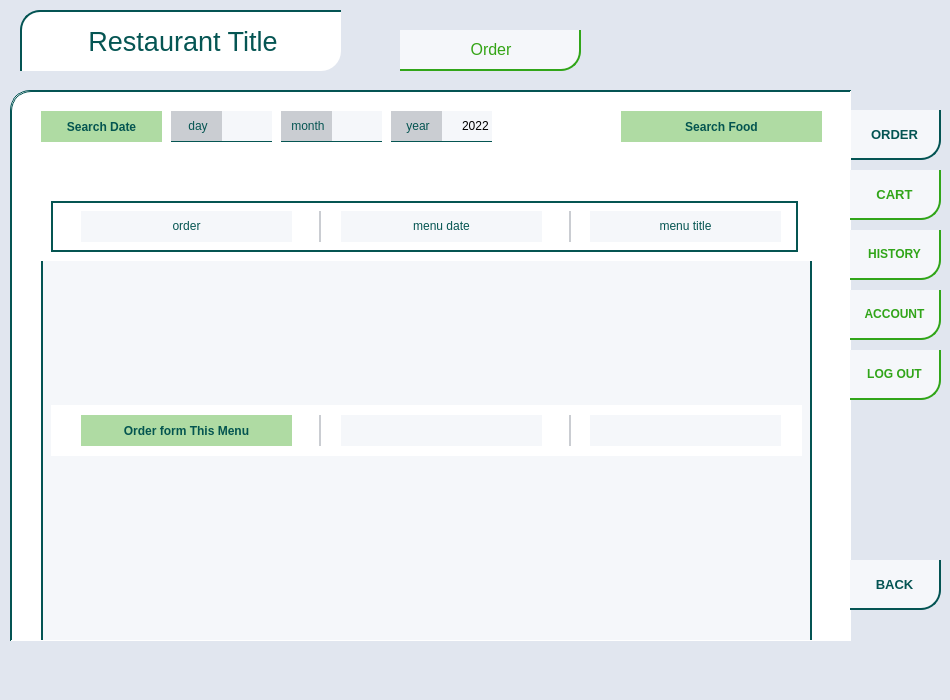
<?xml version="1.0" encoding="UTF-8"?>
<ui version="4.0">
 <class>MainWindow</class>
 <widget class="QMainWindow" name="MainWindow">
  <property name="geometry">
   <rect>
    <x>0</x>
    <y>0</y>
    <width>950</width>
    <height>700</height>
   </rect>
  </property>
  <property name="sizePolicy">
   <sizepolicy hsizetype="Fixed" vsizetype="Fixed">
    <horstretch>0</horstretch>
    <verstretch>0</verstretch>
   </sizepolicy>
  </property>
  <property name="windowTitle">
   <string>MainWindow</string>
  </property>
  <property name="styleSheet">
   <string notr="true">background-color: rgb(225, 230, 239);</string>
  </property>
  <widget class="QWidget" name="centralwidget">
   <property name="sizePolicy">
    <sizepolicy hsizetype="Fixed" vsizetype="Fixed">
     <horstretch>0</horstretch>
     <verstretch>0</verstretch>
    </sizepolicy>
   </property>
   <widget class="QPushButton" name="orderBtn">
    <property name="geometry">
     <rect>
      <x>850</x>
      <y>110</y>
      <width>91</width>
      <height>50</height>
     </rect>
    </property>
    <property name="styleSheet">
     <string notr="true">border-color: rgb(4, 84, 83);
background-color: rgb(245, 247, 250);
border-style : solid;
border-bottom-width : 2px;
border-right-width : 2px;
border-bottom-right-radius: 20px;
box-shadow: 10px 10px 5px -5px #666;
color : rgb(4, 84, 83);
font-weight : 500;
font-size: 10pt;</string>
    </property>
    <property name="text">
     <string>ORDER</string>
    </property>
   </widget>
   <widget class="QScrollArea" name="scrollArea">
    <property name="geometry">
     <rect>
      <x>10</x>
      <y>90</y>
      <width>841</width>
      <height>551</height>
     </rect>
    </property>
    <property name="sizePolicy">
     <sizepolicy hsizetype="Fixed" vsizetype="Fixed">
      <horstretch>0</horstretch>
      <verstretch>0</verstretch>
     </sizepolicy>
    </property>
    <property name="styleSheet">
     <string notr="true">border-color: rgb(4, 84, 83);
background-color: rgb(255, 255, 255);
border-style : solid;
border-width : 1px;
border-right-width : 0px;
border-bottom-width : 0px;
border-top-left-radius : 20px;
border-bottom-right-radius: 0px;
</string>
    </property>
    <property name="widgetResizable">
     <bool>true</bool>
    </property>
    <widget class="QWidget" name="scrollAreaWidgetContents">
     <property name="geometry">
      <rect>
       <x>0</x>
       <y>0</y>
       <width>839</width>
       <height>549</height>
      </rect>
     </property>
     <widget class="QLineEdit" name="dayEdit">
      <property name="geometry">
       <rect>
        <x>210</x>
        <y>20</y>
        <width>51</width>
        <height>31</height>
       </rect>
      </property>
      <property name="styleSheet">
       <string notr="true">border-width:0px;
border-bottom-width : 1px;
border-color: rgb(5, 85, 82);
border-radius:0px;
background-color: rgb(245, 247, 250);
padding-left:20px;
</string>
      </property>
     </widget>
     <widget class="QPushButton" name="searchDateBtn">
      <property name="geometry">
       <rect>
        <x>30</x>
        <y>20</y>
        <width>121</width>
        <height>31</height>
       </rect>
      </property>
      <property name="styleSheet">
       <string notr="true">border-width:0px;
color: rgb(4, 85, 80);
background-color: rgb(52, 163, 21, 100);
border-bottom-width : 0px;
border-color: rgb(5, 85, 82);
border-radius:0px;
font-weight : 500;
font-size: 9pt;


</string>
      </property>
      <property name="text">
       <string>Search Date</string>
      </property>
     </widget>
     <widget class="QLabel" name="dayLabel">
      <property name="geometry">
       <rect>
        <x>160</x>
        <y>20</y>
        <width>51</width>
        <height>31</height>
       </rect>
      </property>
      <property name="styleSheet">
       <string notr="true">border-width:0px;
border-bottom-width : 1px;
border-color: rgb(5, 85, 82);
border-radius:0px;
background-color: rgb(202, 205, 210);

</string>
      </property>
      <property name="text">
       <string>&lt;html&gt;&lt;head/&gt;&lt;body&gt;&lt;p align=&quot;center&quot;&gt;&lt;span style=&quot; color:#055552;&quot;&gt;day&lt;/span&gt;&lt;/p&gt;&lt;/body&gt;&lt;/html&gt;</string>
      </property>
     </widget>
     <widget class="QLineEdit" name="monthEdit">
      <property name="geometry">
       <rect>
        <x>320</x>
        <y>20</y>
        <width>51</width>
        <height>31</height>
       </rect>
      </property>
      <property name="styleSheet">
       <string notr="true">border-width:0px;
border-bottom-width : 1px;
border-color: rgb(5, 85, 82);
border-radius:0px;
background-color: rgb(245, 247, 250);
padding-left:20px;
</string>
      </property>
     </widget>
     <widget class="QLabel" name="monthLabel">
      <property name="geometry">
       <rect>
        <x>270</x>
        <y>20</y>
        <width>51</width>
        <height>31</height>
       </rect>
      </property>
      <property name="styleSheet">
       <string notr="true">border-width:0px;
border-bottom-width : 1px;
border-color: rgb(5, 85, 82);
border-radius:0px;
background-color: rgb(202, 205, 210);

</string>
      </property>
      <property name="text">
       <string>&lt;html&gt;&lt;head/&gt;&lt;body&gt;&lt;p align=&quot;center&quot;&gt;&lt;span style=&quot; color:#055552;&quot;&gt;month&lt;/span&gt;&lt;/p&gt;&lt;/body&gt;&lt;/html&gt;</string>
      </property>
     </widget>
     <widget class="QLineEdit" name="yearEdit">
      <property name="geometry">
       <rect>
        <x>430</x>
        <y>20</y>
        <width>51</width>
        <height>31</height>
       </rect>
      </property>
      <property name="styleSheet">
       <string notr="true">border-width:0px;
border-bottom-width : 1px;
border-color: rgb(5, 85, 82);
border-radius:0px;
background-color: rgb(245, 247, 250);
padding-left:20px;
</string>
      </property>
      <property name="text">
       <string>2022</string>
      </property>
     </widget>
     <widget class="QLabel" name="yearLabel">
      <property name="geometry">
       <rect>
        <x>380</x>
        <y>20</y>
        <width>51</width>
        <height>31</height>
       </rect>
      </property>
      <property name="styleSheet">
       <string notr="true">border-width:0px;
border-bottom-width : 1px;
border-color: rgb(5, 85, 82);
border-radius:0px;
background-color: rgb(202, 205, 210);

</string>
      </property>
      <property name="text">
       <string>&lt;html&gt;&lt;head/&gt;&lt;body&gt;&lt;p align=&quot;center&quot;&gt;&lt;span style=&quot; color:#055552;&quot;&gt;year&lt;/span&gt;&lt;/p&gt;&lt;/body&gt;&lt;/html&gt;</string>
      </property>
     </widget>
     <widget class="QPushButton" name="SearchFoodBtn">
      <property name="geometry">
       <rect>
        <x>610</x>
        <y>20</y>
        <width>201</width>
        <height>31</height>
       </rect>
      </property>
      <property name="styleSheet">
       <string notr="true">border-width:0px;
color: rgb(4, 85, 80);
background-color: rgb(52, 163, 21, 100);
border-bottom-width : 0px;
border-color: rgb(5, 85, 82);
border-radius:0px;
font-weight : 500;
font-size: 9pt;


</string>
      </property>
      <property name="text">
       <string>Search Food</string>
      </property>
     </widget>
     <widget class="QWidget" name="foodWidget_2" native="true">
      <property name="geometry">
       <rect>
        <x>40</x>
        <y>110</y>
        <width>747</width>
        <height>51</height>
       </rect>
      </property>
      <property name="minimumSize">
       <size>
        <width>0</width>
        <height>51</height>
       </size>
      </property>
      <property name="maximumSize">
       <size>
        <width>16777215</width>
        <height>51</height>
       </size>
      </property>
      <property name="styleSheet">
       <string notr="true">background-color: rgb(255, 255, 255);
border-width : 2px;
border-radius : 0;
border-style : solid;
border-color: rgb(5, 85, 82);

</string>
      </property>
      <widget class="QLabel" name="menuDateTitleLabel">
       <property name="geometry">
        <rect>
         <x>290</x>
         <y>10</y>
         <width>201</width>
         <height>31</height>
        </rect>
       </property>
       <property name="sizePolicy">
        <sizepolicy hsizetype="Preferred" vsizetype="Preferred">
         <horstretch>0</horstretch>
         <verstretch>0</verstretch>
        </sizepolicy>
       </property>
       <property name="minimumSize">
        <size>
         <width>0</width>
         <height>0</height>
        </size>
       </property>
       <property name="styleSheet">
        <string notr="true">border-width:0px;
background-color: rgb(245, 247, 250);
border-color: rgb(5, 85, 82);
border-radius:0px;
background-color: rgb(245, 247, 250);
</string>
       </property>
       <property name="text">
        <string>&lt;html&gt;&lt;head/&gt;&lt;body&gt;&lt;p align=&quot;center&quot;&gt;&lt;span style=&quot; color:#055552;&quot;&gt;menu date&lt;/span&gt;&lt;/p&gt;&lt;/body&gt;&lt;/html&gt;</string>
       </property>
      </widget>
      <widget class="QWidget" name="divider1_2" native="true">
       <property name="geometry">
        <rect>
         <x>250</x>
         <y>10</y>
         <width>20</width>
         <height>31</height>
        </rect>
       </property>
       <property name="styleSheet">
        <string notr="true">border-width : 0px;
border-right-width : 2px;
border-color: rgb(202, 205, 210);</string>
       </property>
      </widget>
      <widget class="QWidget" name="divider2_2" native="true">
       <property name="geometry">
        <rect>
         <x>500</x>
         <y>10</y>
         <width>20</width>
         <height>31</height>
        </rect>
       </property>
       <property name="styleSheet">
        <string notr="true">border-width : 0px;
border-right-width : 2px;
border-color: rgb(202, 205, 210);</string>
       </property>
      </widget>
      <widget class="QLabel" name="orderTitleLabel">
       <property name="geometry">
        <rect>
         <x>30</x>
         <y>10</y>
         <width>211</width>
         <height>31</height>
        </rect>
       </property>
       <property name="sizePolicy">
        <sizepolicy hsizetype="Fixed" vsizetype="Fixed">
         <horstretch>0</horstretch>
         <verstretch>0</verstretch>
        </sizepolicy>
       </property>
       <property name="minimumSize">
        <size>
         <width>0</width>
         <height>0</height>
        </size>
       </property>
       <property name="styleSheet">
        <string notr="true">border-width:0px;
background-color: rgb(245, 247, 250);
border-color: rgb(5, 85, 82);
border-radius:0px;
background-color: rgb(245, 247, 250);
</string>
       </property>
       <property name="text">
        <string>&lt;html&gt;&lt;head/&gt;&lt;body&gt;&lt;p align=&quot;center&quot;&gt;&lt;span style=&quot; color:#055552;&quot;&gt;order&lt;/span&gt;&lt;/p&gt;&lt;/body&gt;&lt;/html&gt;</string>
       </property>
      </widget>
      <widget class="QLabel" name="menuTitleTitleLabel">
       <property name="geometry">
        <rect>
         <x>539</x>
         <y>10</y>
         <width>191</width>
         <height>31</height>
        </rect>
       </property>
       <property name="sizePolicy">
        <sizepolicy hsizetype="Fixed" vsizetype="Fixed">
         <horstretch>0</horstretch>
         <verstretch>0</verstretch>
        </sizepolicy>
       </property>
       <property name="minimumSize">
        <size>
         <width>0</width>
         <height>0</height>
        </size>
       </property>
       <property name="styleSheet">
        <string notr="true">border-width:0px;
background-color: rgb(245, 247, 250);
border-color: rgb(5, 85, 82);
border-radius:0px;
background-color: rgb(245, 247, 250);
</string>
       </property>
       <property name="text">
        <string>&lt;html&gt;&lt;head/&gt;&lt;body&gt;&lt;p align=&quot;center&quot;&gt;&lt;span style=&quot; color:#055552;&quot;&gt;menu title&lt;/span&gt;&lt;/p&gt;&lt;/body&gt;&lt;/html&gt;</string>
       </property>
      </widget>
     </widget>
     <widget class="QScrollArea" name="menusScrollArea">
      <property name="geometry">
       <rect>
        <x>30</x>
        <y>170</y>
        <width>771</width>
        <height>381</height>
       </rect>
      </property>
      <property name="styleSheet">
       <string notr="true">border-radius : 0px;
border-width : 0px;
border-left-width : 1px;
border-right-width : 1px;
background-color: rgb(245, 247, 250);</string>
      </property>
      <property name="widgetResizable">
       <bool>true</bool>
      </property>
      <widget class="QWidget" name="scrollAreaWidgetContents_3">
       <property name="geometry">
        <rect>
         <x>0</x>
         <y>0</y>
         <width>769</width>
         <height>379</height>
        </rect>
       </property>
       <layout class="QVBoxLayout" name="verticalLayout">
        <item>
         <widget class="QWidget" name="menuWidget" native="true">
          <property name="minimumSize">
           <size>
            <width>0</width>
            <height>51</height>
           </size>
          </property>
          <property name="maximumSize">
           <size>
            <width>16777215</width>
            <height>51</height>
           </size>
          </property>
          <property name="styleSheet">
           <string notr="true">background-color: rgb(255, 255, 255);
border-width : 0px;
border-style : solid;

</string>
          </property>
          <widget class="QLabel" name="menuDateLabel">
           <property name="geometry">
            <rect>
             <x>290</x>
             <y>10</y>
             <width>201</width>
             <height>31</height>
            </rect>
           </property>
           <property name="sizePolicy">
            <sizepolicy hsizetype="Preferred" vsizetype="Preferred">
             <horstretch>0</horstretch>
             <verstretch>0</verstretch>
            </sizepolicy>
           </property>
           <property name="minimumSize">
            <size>
             <width>0</width>
             <height>0</height>
            </size>
           </property>
           <property name="styleSheet">
            <string notr="true">border-width:0px;
background-color: rgb(245, 247, 250);
border-color: rgb(5, 85, 82);
border-radius:0px;
background-color: rgb(245, 247, 250);
</string>
           </property>
           <property name="text">
            <string>&lt;html&gt;&lt;head/&gt;&lt;body&gt;&lt;p align=&quot;center&quot;&gt;&lt;span style=&quot; color:#055552;&quot;&gt;&lt;/span&gt;&lt;/p&gt;&lt;/body&gt;&lt;/html&gt;</string>
           </property>
          </widget>
          <widget class="QWidget" name="divider1" native="true">
           <property name="geometry">
            <rect>
             <x>250</x>
             <y>10</y>
             <width>20</width>
             <height>31</height>
            </rect>
           </property>
           <property name="styleSheet">
            <string notr="true">border-width : 0px;
border-right-width : 2px;
border-color: rgb(202, 205, 210);</string>
           </property>
          </widget>
          <widget class="QWidget" name="divider2" native="true">
           <property name="geometry">
            <rect>
             <x>500</x>
             <y>10</y>
             <width>20</width>
             <height>31</height>
            </rect>
           </property>
           <property name="styleSheet">
            <string notr="true">border-width : 0px;
border-right-width : 2px;
border-color: rgb(202, 205, 210);</string>
           </property>
          </widget>
          <widget class="QLabel" name="menuTitleLabel">
           <property name="geometry">
            <rect>
             <x>539</x>
             <y>10</y>
             <width>191</width>
             <height>31</height>
            </rect>
           </property>
           <property name="sizePolicy">
            <sizepolicy hsizetype="Fixed" vsizetype="Fixed">
             <horstretch>0</horstretch>
             <verstretch>0</verstretch>
            </sizepolicy>
           </property>
           <property name="minimumSize">
            <size>
             <width>0</width>
             <height>0</height>
            </size>
           </property>
           <property name="styleSheet">
            <string notr="true">border-width:0px;
background-color: rgb(245, 247, 250);
border-color: rgb(5, 85, 82);
border-radius:0px;
background-color: rgb(245, 247, 250);
</string>
           </property>
           <property name="text">
            <string>&lt;html&gt;&lt;head/&gt;&lt;body&gt;&lt;p align=&quot;center&quot;&gt;&lt;span style=&quot; color:#055552;&quot;&gt;&lt;/span&gt;&lt;/p&gt;&lt;/body&gt;&lt;/html&gt;</string>
           </property>
          </widget>
          <widget class="QPushButton" name="menuBtn">
           <property name="geometry">
            <rect>
             <x>30</x>
             <y>10</y>
             <width>211</width>
             <height>31</height>
            </rect>
           </property>
           <property name="styleSheet">
            <string notr="true">border-width:0px;
color: rgb(4, 85, 80);
background-color: rgb(52, 163, 21, 100);
border-bottom-width : 0px;
border-color: rgb(5, 85, 82);
border-radius:0px;
font-weight : 500;
font-size: 9pt;


</string>
           </property>
           <property name="text">
            <string>Order form This Menu</string>
           </property>
          </widget>
         </widget>
        </item>
        <item>
         <spacer name="verticalSpacer">
          <property name="orientation">
           <enum>Qt::Vertical</enum>
          </property>
          <property name="sizeType">
           <enum>QSizePolicy::Preferred</enum>
          </property>
          <property name="sizeHint" stdset="0">
           <size>
            <width>20</width>
            <height>40</height>
           </size>
          </property>
         </spacer>
        </item>
       </layout>
      </widget>
     </widget>
    </widget>
   </widget>
   <widget class="QPushButton" name="historyBtn">
    <property name="geometry">
     <rect>
      <x>850</x>
      <y>230</y>
      <width>91</width>
      <height>50</height>
     </rect>
    </property>
    <property name="styleSheet">
     <string notr="true">border-color : rgb(49, 165, 25);
background-color: rgb(245, 247, 250);
border-style : solid;
border-bottom-width : 2px;
border-right-width : 2px;
border-bottom-right-radius: 20px;
box-shadow: 10px 10px 5px -5px #666;
color : rgb(49, 165, 25);
font-weight : 500;
font-size: 9pt;</string>
    </property>
    <property name="text">
     <string>HISTORY</string>
    </property>
   </widget>
   <widget class="QPushButton" name="logoutBtn">
    <property name="geometry">
     <rect>
      <x>850</x>
      <y>350</y>
      <width>91</width>
      <height>50</height>
     </rect>
    </property>
    <property name="styleSheet">
     <string notr="true">border-color : rgb(49, 165, 25);
background-color: rgb(245, 247, 250);
border-style : solid;
border-bottom-width : 2px;
border-right-width : 2px;
border-bottom-right-radius: 20px;
box-shadow: 10px 10px 5px -5px #666;
color : rgb(49, 165, 25);
font-weight : 500;
font-size: 9pt;</string>
    </property>
    <property name="text">
     <string>LOG OUT</string>
    </property>
   </widget>
   <widget class="QPushButton" name="accountBtn">
    <property name="geometry">
     <rect>
      <x>850</x>
      <y>290</y>
      <width>91</width>
      <height>50</height>
     </rect>
    </property>
    <property name="styleSheet">
     <string notr="true">border-color : rgb(49, 165, 25);
background-color: rgb(245, 247, 250);
border-style : solid;
border-bottom-width : 2px;
border-right-width : 2px;
border-bottom-right-radius: 20px;
box-shadow: 10px 10px 5px -5px #666;
color : rgb(49, 165, 25);
font-weight : 500;
font-size: 9pt;</string>
    </property>
    <property name="text">
     <string>ACCOUNT</string>
    </property>
   </widget>
   <widget class="QPushButton" name="cartBtn">
    <property name="geometry">
     <rect>
      <x>850</x>
      <y>170</y>
      <width>91</width>
      <height>50</height>
     </rect>
    </property>
    <property name="styleSheet">
     <string notr="true">border-color: rgb(49, 165, 25);
background-color: rgb(245, 247, 250);
border-style : solid;
border-bottom-width : 2px;
border-right-width : 2px;
border-bottom-right-radius: 20px;
box-shadow: 10px 10px 5px -5px #666;
color : rgb(49, 165, 25);
font-weight : 500;
font-size: 10pt;</string>
    </property>
    <property name="text">
     <string>CART</string>
    </property>
   </widget>
   <widget class="QPushButton" name="backBtn">
    <property name="geometry">
     <rect>
      <x>850</x>
      <y>560</y>
      <width>91</width>
      <height>50</height>
     </rect>
    </property>
    <property name="styleSheet">
     <string notr="true">border-color: rgb(4, 84, 83);
background-color: rgb(245, 247, 250);
border-style : solid;
border-bottom-width : 2px;
border-right-width : 2px;
border-bottom-right-radius: 20px;
box-shadow: 10px 10px 5px -5px #666;
color: rgb(4, 84, 83);
font-weight : 500;
font-size: 10pt;</string>
    </property>
    <property name="text">
     <string>BACK</string>
    </property>
   </widget>
   <widget class="QLabel" name="mainTitle">
    <property name="geometry">
     <rect>
      <x>20</x>
      <y>10</y>
      <width>321</width>
      <height>61</height>
     </rect>
    </property>
    <property name="toolTip">
     <string>&lt;html&gt;&lt;head/&gt;&lt;body&gt;&lt;p align=&quot;center&quot;&gt;&lt;br/&gt;&lt;/p&gt;&lt;/body&gt;&lt;/html&gt;</string>
    </property>
    <property name="whatsThis">
     <string>&lt;html&gt;&lt;head/&gt;&lt;body&gt;&lt;p align=&quot;center&quot;&gt;&lt;br/&gt;&lt;/p&gt;&lt;/body&gt;&lt;/html&gt;</string>
    </property>
    <property name="styleSheet">
     <string notr="true">border-color: rgb(4, 84, 83);
background-color: rgb(255, 255, 255);
border-style : solid;
border-width : 2px;
border-right-width : 0px;
border-bottom-width : 0px;
border-top-left-radius : 20px;
border-bottom-right-radius: 20px;
text-align: center;
</string>
    </property>
    <property name="text">
     <string>&lt;html&gt;&lt;head/&gt;&lt;body&gt;&lt;p align=&quot;center&quot;&gt;&lt;span style=&quot; font-size:20pt; color:#055553;&quot;&gt;Restaurant Title&lt;/span&gt;&lt;/p&gt;&lt;/body&gt;&lt;/html&gt;</string>
    </property>
   </widget>
   <widget class="QLabel" name="windowTitle">
    <property name="geometry">
     <rect>
      <x>400</x>
      <y>30</y>
      <width>181</width>
      <height>41</height>
     </rect>
    </property>
    <property name="styleSheet">
     <string notr="true">border-color : rgb(49, 165, 25);
background-color: rgb(245, 247, 250);
border-style : solid;
border-bottom-width : 2px;
border-right-width : 2px;
border-bottom-right-radius: 20px;
box-shadow: 10px 10px 5px -5px #666;
text-align: center;
color : rgb(49, 165, 25);</string>
    </property>
    <property name="text">
     <string>&lt;html&gt;&lt;head/&gt;&lt;body&gt;&lt;p align=&quot;center&quot;&gt;&lt;span style=&quot; font-size:12pt; color:#33a415;&quot;&gt;Order&lt;/span&gt;&lt;/p&gt;&lt;/body&gt;&lt;/html&gt;</string>
    </property>
   </widget>
  </widget>
  <widget class="QMenuBar" name="menubar">
   <property name="geometry">
    <rect>
     <x>0</x>
     <y>0</y>
     <width>950</width>
     <height>26</height>
    </rect>
   </property>
   <property name="sizePolicy">
    <sizepolicy hsizetype="Fixed" vsizetype="Fixed">
     <horstretch>0</horstretch>
     <verstretch>0</verstretch>
    </sizepolicy>
   </property>
   <property name="palette">
    <palette>
     <active>
      <colorrole role="WindowText">
       <brush brushstyle="SolidPattern">
        <color alpha="255">
         <red>0</red>
         <green>0</green>
         <blue>0</blue>
        </color>
       </brush>
      </colorrole>
      <colorrole role="Button">
       <brush brushstyle="SolidPattern">
        <color alpha="255">
         <red>225</red>
         <green>230</green>
         <blue>239</blue>
        </color>
       </brush>
      </colorrole>
      <colorrole role="Light">
       <brush brushstyle="SolidPattern">
        <color alpha="255">
         <red>255</red>
         <green>255</green>
         <blue>255</blue>
        </color>
       </brush>
      </colorrole>
      <colorrole role="Midlight">
       <brush brushstyle="SolidPattern">
        <color alpha="255">
         <red>240</red>
         <green>242</green>
         <blue>247</blue>
        </color>
       </brush>
      </colorrole>
      <colorrole role="Dark">
       <brush brushstyle="SolidPattern">
        <color alpha="255">
         <red>112</red>
         <green>115</green>
         <blue>119</blue>
        </color>
       </brush>
      </colorrole>
      <colorrole role="Mid">
       <brush brushstyle="SolidPattern">
        <color alpha="255">
         <red>150</red>
         <green>153</green>
         <blue>159</blue>
        </color>
       </brush>
      </colorrole>
      <colorrole role="Text">
       <brush brushstyle="SolidPattern">
        <color alpha="255">
         <red>0</red>
         <green>0</green>
         <blue>0</blue>
        </color>
       </brush>
      </colorrole>
      <colorrole role="BrightText">
       <brush brushstyle="SolidPattern">
        <color alpha="255">
         <red>255</red>
         <green>255</green>
         <blue>255</blue>
        </color>
       </brush>
      </colorrole>
      <colorrole role="ButtonText">
       <brush brushstyle="SolidPattern">
        <color alpha="255">
         <red>0</red>
         <green>0</green>
         <blue>0</blue>
        </color>
       </brush>
      </colorrole>
      <colorrole role="Base">
       <brush brushstyle="SolidPattern">
        <color alpha="255">
         <red>225</red>
         <green>230</green>
         <blue>239</blue>
        </color>
       </brush>
      </colorrole>
      <colorrole role="Window">
       <brush brushstyle="SolidPattern">
        <color alpha="255">
         <red>225</red>
         <green>230</green>
         <blue>239</blue>
        </color>
       </brush>
      </colorrole>
      <colorrole role="Shadow">
       <brush brushstyle="SolidPattern">
        <color alpha="255">
         <red>0</red>
         <green>0</green>
         <blue>0</blue>
        </color>
       </brush>
      </colorrole>
      <colorrole role="AlternateBase">
       <brush brushstyle="SolidPattern">
        <color alpha="255">
         <red>240</red>
         <green>242</green>
         <blue>247</blue>
        </color>
       </brush>
      </colorrole>
      <colorrole role="ToolTipBase">
       <brush brushstyle="SolidPattern">
        <color alpha="255">
         <red>255</red>
         <green>255</green>
         <blue>220</blue>
        </color>
       </brush>
      </colorrole>
      <colorrole role="ToolTipText">
       <brush brushstyle="SolidPattern">
        <color alpha="255">
         <red>0</red>
         <green>0</green>
         <blue>0</blue>
        </color>
       </brush>
      </colorrole>
      <colorrole role="PlaceholderText">
       <brush brushstyle="SolidPattern">
        <color alpha="128">
         <red>0</red>
         <green>0</green>
         <blue>0</blue>
        </color>
       </brush>
      </colorrole>
     </active>
     <inactive>
      <colorrole role="WindowText">
       <brush brushstyle="SolidPattern">
        <color alpha="255">
         <red>0</red>
         <green>0</green>
         <blue>0</blue>
        </color>
       </brush>
      </colorrole>
      <colorrole role="Button">
       <brush brushstyle="SolidPattern">
        <color alpha="255">
         <red>225</red>
         <green>230</green>
         <blue>239</blue>
        </color>
       </brush>
      </colorrole>
      <colorrole role="Light">
       <brush brushstyle="SolidPattern">
        <color alpha="255">
         <red>255</red>
         <green>255</green>
         <blue>255</blue>
        </color>
       </brush>
      </colorrole>
      <colorrole role="Midlight">
       <brush brushstyle="SolidPattern">
        <color alpha="255">
         <red>240</red>
         <green>242</green>
         <blue>247</blue>
        </color>
       </brush>
      </colorrole>
      <colorrole role="Dark">
       <brush brushstyle="SolidPattern">
        <color alpha="255">
         <red>112</red>
         <green>115</green>
         <blue>119</blue>
        </color>
       </brush>
      </colorrole>
      <colorrole role="Mid">
       <brush brushstyle="SolidPattern">
        <color alpha="255">
         <red>150</red>
         <green>153</green>
         <blue>159</blue>
        </color>
       </brush>
      </colorrole>
      <colorrole role="Text">
       <brush brushstyle="SolidPattern">
        <color alpha="255">
         <red>0</red>
         <green>0</green>
         <blue>0</blue>
        </color>
       </brush>
      </colorrole>
      <colorrole role="BrightText">
       <brush brushstyle="SolidPattern">
        <color alpha="255">
         <red>255</red>
         <green>255</green>
         <blue>255</blue>
        </color>
       </brush>
      </colorrole>
      <colorrole role="ButtonText">
       <brush brushstyle="SolidPattern">
        <color alpha="255">
         <red>0</red>
         <green>0</green>
         <blue>0</blue>
        </color>
       </brush>
      </colorrole>
      <colorrole role="Base">
       <brush brushstyle="SolidPattern">
        <color alpha="255">
         <red>225</red>
         <green>230</green>
         <blue>239</blue>
        </color>
       </brush>
      </colorrole>
      <colorrole role="Window">
       <brush brushstyle="SolidPattern">
        <color alpha="255">
         <red>225</red>
         <green>230</green>
         <blue>239</blue>
        </color>
       </brush>
      </colorrole>
      <colorrole role="Shadow">
       <brush brushstyle="SolidPattern">
        <color alpha="255">
         <red>0</red>
         <green>0</green>
         <blue>0</blue>
        </color>
       </brush>
      </colorrole>
      <colorrole role="AlternateBase">
       <brush brushstyle="SolidPattern">
        <color alpha="255">
         <red>240</red>
         <green>242</green>
         <blue>247</blue>
        </color>
       </brush>
      </colorrole>
      <colorrole role="ToolTipBase">
       <brush brushstyle="SolidPattern">
        <color alpha="255">
         <red>255</red>
         <green>255</green>
         <blue>220</blue>
        </color>
       </brush>
      </colorrole>
      <colorrole role="ToolTipText">
       <brush brushstyle="SolidPattern">
        <color alpha="255">
         <red>0</red>
         <green>0</green>
         <blue>0</blue>
        </color>
       </brush>
      </colorrole>
      <colorrole role="PlaceholderText">
       <brush brushstyle="SolidPattern">
        <color alpha="128">
         <red>0</red>
         <green>0</green>
         <blue>0</blue>
        </color>
       </brush>
      </colorrole>
     </inactive>
     <disabled>
      <colorrole role="WindowText">
       <brush brushstyle="SolidPattern">
        <color alpha="255">
         <red>112</red>
         <green>115</green>
         <blue>119</blue>
        </color>
       </brush>
      </colorrole>
      <colorrole role="Button">
       <brush brushstyle="SolidPattern">
        <color alpha="255">
         <red>225</red>
         <green>230</green>
         <blue>239</blue>
        </color>
       </brush>
      </colorrole>
      <colorrole role="Light">
       <brush brushstyle="SolidPattern">
        <color alpha="255">
         <red>255</red>
         <green>255</green>
         <blue>255</blue>
        </color>
       </brush>
      </colorrole>
      <colorrole role="Midlight">
       <brush brushstyle="SolidPattern">
        <color alpha="255">
         <red>240</red>
         <green>242</green>
         <blue>247</blue>
        </color>
       </brush>
      </colorrole>
      <colorrole role="Dark">
       <brush brushstyle="SolidPattern">
        <color alpha="255">
         <red>112</red>
         <green>115</green>
         <blue>119</blue>
        </color>
       </brush>
      </colorrole>
      <colorrole role="Mid">
       <brush brushstyle="SolidPattern">
        <color alpha="255">
         <red>150</red>
         <green>153</green>
         <blue>159</blue>
        </color>
       </brush>
      </colorrole>
      <colorrole role="Text">
       <brush brushstyle="SolidPattern">
        <color alpha="255">
         <red>112</red>
         <green>115</green>
         <blue>119</blue>
        </color>
       </brush>
      </colorrole>
      <colorrole role="BrightText">
       <brush brushstyle="SolidPattern">
        <color alpha="255">
         <red>255</red>
         <green>255</green>
         <blue>255</blue>
        </color>
       </brush>
      </colorrole>
      <colorrole role="ButtonText">
       <brush brushstyle="SolidPattern">
        <color alpha="255">
         <red>112</red>
         <green>115</green>
         <blue>119</blue>
        </color>
       </brush>
      </colorrole>
      <colorrole role="Base">
       <brush brushstyle="SolidPattern">
        <color alpha="255">
         <red>225</red>
         <green>230</green>
         <blue>239</blue>
        </color>
       </brush>
      </colorrole>
      <colorrole role="Window">
       <brush brushstyle="SolidPattern">
        <color alpha="255">
         <red>225</red>
         <green>230</green>
         <blue>239</blue>
        </color>
       </brush>
      </colorrole>
      <colorrole role="Shadow">
       <brush brushstyle="SolidPattern">
        <color alpha="255">
         <red>0</red>
         <green>0</green>
         <blue>0</blue>
        </color>
       </brush>
      </colorrole>
      <colorrole role="AlternateBase">
       <brush brushstyle="SolidPattern">
        <color alpha="255">
         <red>225</red>
         <green>230</green>
         <blue>239</blue>
        </color>
       </brush>
      </colorrole>
      <colorrole role="ToolTipBase">
       <brush brushstyle="SolidPattern">
        <color alpha="255">
         <red>255</red>
         <green>255</green>
         <blue>220</blue>
        </color>
       </brush>
      </colorrole>
      <colorrole role="ToolTipText">
       <brush brushstyle="SolidPattern">
        <color alpha="255">
         <red>0</red>
         <green>0</green>
         <blue>0</blue>
        </color>
       </brush>
      </colorrole>
      <colorrole role="PlaceholderText">
       <brush brushstyle="SolidPattern">
        <color alpha="128">
         <red>0</red>
         <green>0</green>
         <blue>0</blue>
        </color>
       </brush>
      </colorrole>
     </disabled>
    </palette>
   </property>
   <property name="defaultUp">
    <bool>false</bool>
   </property>
  </widget>
  <widget class="QStatusBar" name="statusbar"/>
 </widget>
 <resources/>
 <connections/>
</ui>
